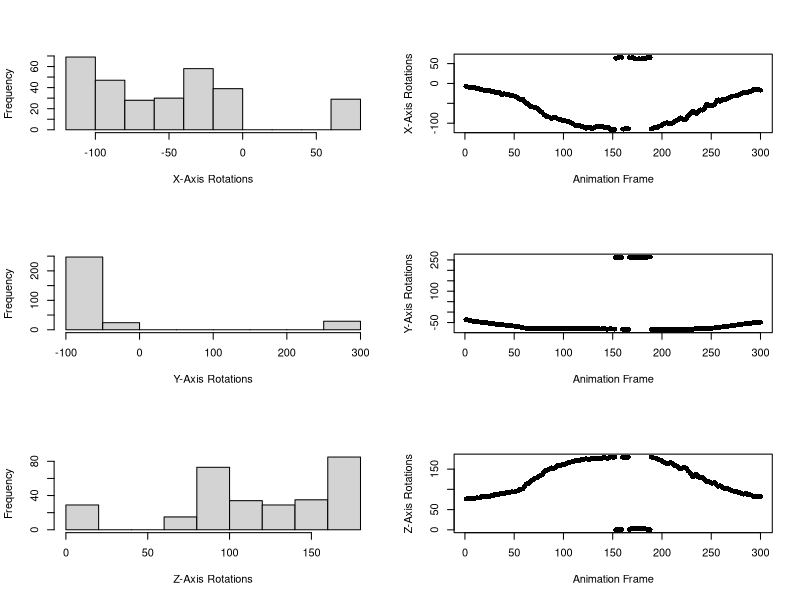
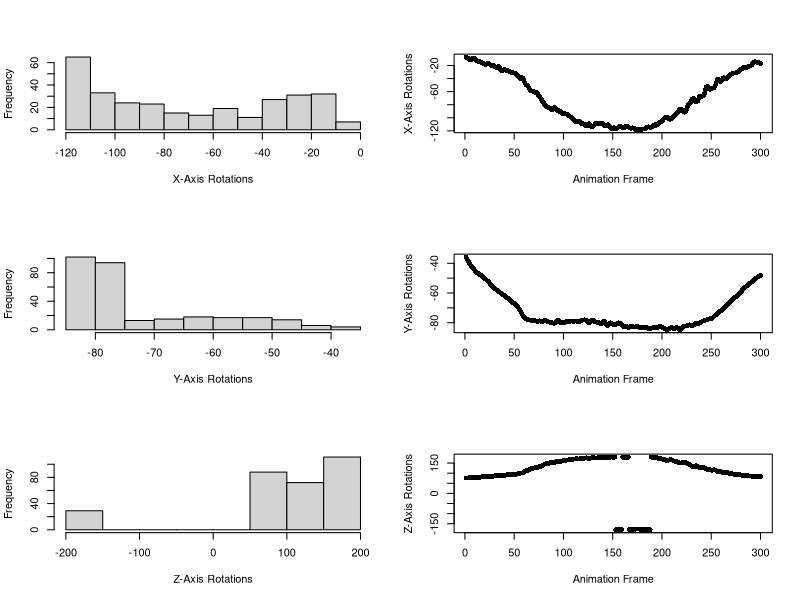
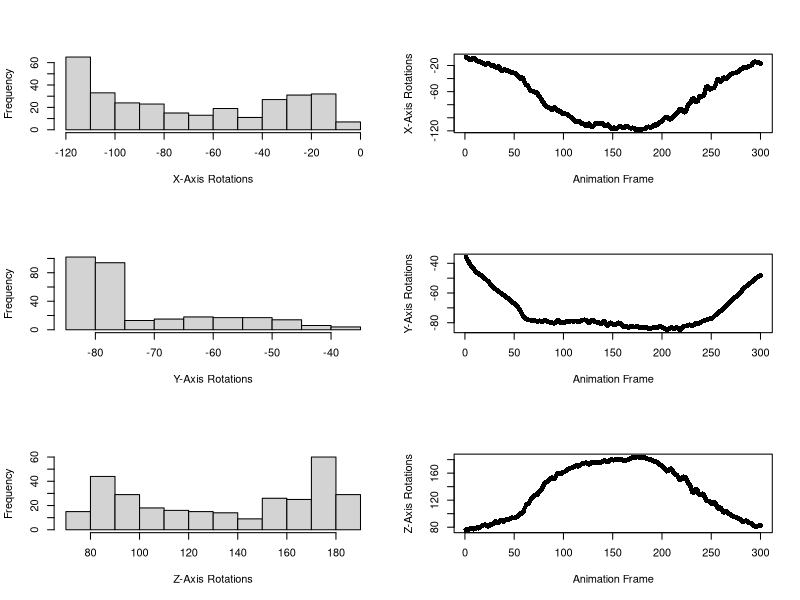

The R source for these figures, in order:
### TOP ###
# Author: Mark A. Wright
# Please cite this Github repository if used for academic works
# Open to suggestions/improvements!



#### Step 1: Understand the Problem with Sample Data ####
# Read 'Sample_Maya_TR_export.csv' into R
setwd("") # Don't forget to set the directory to wherever you've downloaded the file
TRdata <- read.csv("Sample_Maya_TR_export.csv")

# In this example dataset of 300 animation frames, the 'jAx" function in the Maya XROMM Shelf changes the "XYZ" order of rotations when rotations about the z-axis (.rz) exceed 180 degrees
par(mfrow = c(3, 2))
labels <- c("X-Axis Rotations", "Y-Axis Rotations", "Z-Axis Rotations")
for(i in 1:3){
  hist(TRdata[,i+3], main = "", xlab = labels[i])
  plot(TRdata[,i+3] ~ seq(1,nrow(TRdata)), xlab = "Animation Frame", ylab = labels[i], pch = 16)
}
par(mfrow = c(1, 1))

# This error affects 29 frames out of 300 in this example dataset
paste(round(29/300,1), "% Error", sep = "")

# One way to correct this error is to convert XYZ Euler notation into quaternions, which is independent of axis order, and then convert back into XYZ Euler notation in a specified order. There are other ways to solve this error. Skip ahead to Step 2 for implementation.





#### Custom Functions ####
# The below functions have no dependencies (i.e. use only base R)
deg2rad <- function(deg) {(deg * pi) / (180)} # convert degrees into radians (Euler)
rad2deg <- function(rad) {(rad * 180) / (pi)} # convert radians into degrees (Euler)

eul2qua <- function(x, y, z){ # Convert Euler XYZ notation (radians) into quaternions
  # qw <- cos(x/2) * cos(y/2) * cos(z/2) + sin(x/2) * sin(y/2) * sin(z/2)
  # qx <- cos(x/2) * cos(y/2) * sin(z/2) - sin(x/2) * sin(y/2) * cos(z/2)
  # qy <- cos(x/2) * sin(y/2) * cos(z/2) + sin(x/2) * cos(y/2) * sin(z/2)
  # qz <- sin(x/2) * cos(y/2) * cos(z/2) - cos(x/2) * sin(y/2) * sin(z/2)
  qw <- cos(x/2) * cos(y/2) * cos(z/2) + sin(x/2) * sin(y/2) * sin(z/2)
  qx <- cos(x/2) * cos(y/2) * sin(z/2) - sin(x/2) * sin(y/2) * cos(z/2)
  qy <- cos(x/2) * sin(y/2) * cos(z/2) + sin(x/2) * cos(y/2) * sin(z/2)
  qz <- sin(x/2) * cos(y/2) * cos(z/2) - cos(x/2) * sin(y/2) * sin(z/2)
  output <- c(qw, qx, qy, qz)
  return(output)
}

qua2eul <- function(qw, qx, qy, qz){ # Convert quaternions into Euler XYZ notation (radians)
  t1 <- 2 * (qw * qz + qx * qy)
  t2 <- 1 - 2 * (qy * qy + qz * qz)
  x <- atan2(t1, t2)
  
  t3 <- 2 * (qw * qy - qz * qx)
  if(t3 > 1){
    t3 <- t3 + 1
  } else if(t3 < -1){
    t3 <- t3 - 1
  }
  y <- asin(t3)
  
  t4 <- 2 * (qw * qx + qy * qz)
  t5 <- 1 - 2 * (qx * qx + qy * qy)
  z <- atan2(t4, t5)
  
  output <- c(x, y, z)
  return(output)
}

# Put it all into one function for seamless integration with exported Maya Translation/Rotation (TR) files
MayaAngleCorrections <- function(TRfile.csv){
  rdata <- TRfile.csv
  
  # Convert Euler degree rotations into radians
  temp <- cbind(deg2rad(rdata$JointAxes_data.rx), deg2rad(rdata$JointAxes_data.ry), deg2rad(rdata$JointAxes_data.rz), rep(NA, nrow(rdata)), rep(NA, nrow(rdata)), rep(NA, nrow(rdata)), rep(NA, nrow(rdata)), rep(NA, nrow(rdata)), rep(NA, nrow(rdata)), rep(NA, nrow(rdata)))
  colnames(temp) <- c("rad.x", "rad.y", "rad.z", "q1", "q2", "q3", "q4", "rad.fix.x", "rad.fix.y", "rad.fix.z")
  
  # Convert radians into quaternions
  for(i in 1:nrow(temp)){
    temp[i,4:7] <- eul2qua(temp[i,1], temp[i,2], temp[i,3])
  }
  
  # Convert quaternions back into radians
  for(i in 1:nrow(temp)){
    temp[i,8:10] <- qua2eul(temp[i,4], temp[i,5], temp[i,6], temp[i,7])
  }
  
  # Convert radians back to Euler degrees
  rdata$JointAxes_data.rx <- rad2deg(temp[,8])
  rdata$JointAxes_data.ry <- rad2deg(temp[,9])
  rdata$JointAxes_data.rz <- rad2deg(temp[,10])
  
  remove(temp)
  return(rdata)
}

MakePosesContinuous <- function(TRfile.csv, start.row = NULL){
  rdata <- TRfile.csv
  temp <- rdata[,4:6]
  temp$Dist000 <- abs(rdata[,4]) * abs(rdata[,5]) * abs(rdata[,6])

  # If start.row is NULL, find the row with the closest rx,ry,rz to 0,0,0
  start <- NULL
  if(is.null(start.row)){
    start <- which(temp$Dist000 == min(temp$Dist000))
  } else {
    start <- start.row
  }

  # Moving in both directions from the starting row, "fix" values that are not continuous with the previous point (i.e. greater than 90 difference)
  # Do this for rx
  for(i in (start+1):nrow(temp)){
    if(abs(temp[i,1] - temp[i-1,1]) > 90){
      if(temp[i,1] < 0){
        temp[i,1] <- temp[i,1] + 360 # if negative, add 360
      } else {
        temp[i,1] <- temp[i,1] - 360 # if positive, subtract 360
      }
    }
  }
  for(i in (start-1):1){
    if(abs(temp[i,1] - temp[i+1,1]) > 90){
      if(temp[i,1] < 0){
        temp[i,1] <- temp[i,1] + 360
      } else {
        temp[i,1] <- temp[i,1] - 360
      }
    }
  }
  # Do this for ry
  for(i in (start+1):nrow(temp)){
    if(abs(temp[i,2] - temp[i-1,2]) > 90){
      if(temp[i,2] < 0){
        temp[i,2] <- temp[i,2] + 360
      } else {
        temp[i,2] <- temp[i,2] - 360
      }
    }
  }
  for(i in (start-1):1){
    if(abs(temp[i,2] - temp[i+1,2]) > 90){
      if(temp[i,2] < 0){
        temp[i,2] <- temp[i,2] + 360
      } else {
        temp[i,2] <- temp[i,2] - 360
      }
    }
  }
  # Do this for rz
  for(i in (start+1):nrow(temp)){
    if(abs(temp[i,3] - temp[i-1,3]) > 90){
      if(temp[i,3] < 0){
        temp[i,3] <- temp[i,3] + 360
      } else {
        temp[i,3] <- temp[i,3] - 360
      }
    }
  }
  for(i in (start-1):1){
    if(abs(temp[i,3] - temp[i+1,3]) > 90){
      if(temp[i,3] < 0){
        temp[i,3] <- temp[i,3] + 360
      } else {
        temp[i,3] <- temp[i,3] - 360
      }
    }
  }

  rdata$JointAxes_data.rx <- temp$JointAxes_data.rx
  rdata$JointAxes_data.ry <- temp$JointAxes_data.ry
  rdata$JointAxes_data.rz <- temp$JointAxes_data.rz

  remove(temp)

  return(rdata)
}





#### Step 2: Apply Corrections ####
# If you would like to use this function for your exported Translation/Rotation (TR) files from Maya, simply replace the sample .csv file here with your data file
TRdata <- read.csv("Sample_Maya_TR_export.csv") # NB: This step is repeated from above for clarity; 'TRdata' should already exist in your workspace

# Apply the correction
TRdata_corrected <- MayaAngleCorrections(TRdata)

# Check to confirm it worked
par(mfrow = c(3, 2))
labels <- c("X-Axis Rotations", "Y-Axis Rotations", "Z-Axis Rotations")
for(i in 1:3){
  hist(TRdata_corrected[,i+3], main = "", xlab = labels[i])
  plot(TRdata_corrected[,i+3] ~ seq(1,nrow(TRdata_corrected)), xlab = "Animation Frame", ylab = labels[i], pch = 16)
}
par(mfrow = c(1, 1))



# You can see here that X and Y rotations are fixed and now continuous with the animation frames immediately adjacent on either side
# However, because the pose has exceeded 180 degrees along the Z-axis, the "correct" way to now identify these frames using the same Euler XYZ rotation order lists them as negative values close to -180 (i.e. the "shortest" distance is to rotate negatively in the z direction)
# Depending on your dataset, it may be preferable to keep the values this way, or you may wish to describe them with continuity to the poses immediately adjacent to them (i.e. exceed +180 instead of flipping around the unit circle to be recorded as ~ -180)
# There is another function you can apply to achieve this goal

TRdata_corrected_continuous <- MakePosesContinuous(TRdata_corrected, start.row = 100)
# The 'start.row' parameter should be one frame of your dataset that has the "correct" or desired values for each X, Y, and Z
# If left blank, the function will make a guess, but it is better to put in a known value
# This function will not work as intended if any adjacent poses/frames contain greater than 90 degrees of rotation between them; it assumes that the recorded XRay data is of higher resolution than that as a threshold

# Check to confirmed it worked
par(mfrow = c(3, 2))
labels <- c("X-Axis Rotations", "Y-Axis Rotations", "Z-Axis Rotations")
for(i in 1:3){
  hist(TRdata_corrected_continuous[,i+3], main = "", xlab = labels[i])
  plot(TRdata_corrected_continuous[,i+3] ~ seq(1,nrow(TRdata_corrected_continuous)), xlab = "Animation Frame", ylab = labels[i], pch = 16)
}
par(mfrow = c(1, 1))



# The final step is to write your desired data corrections into a .csv file
# Both options below were left commented by default to ensure this step is performed intentionally

# Write the correct file(s):
# write.csv(TRdata_corrected, "TRdata_corrected.csv", row.names = FALSE)
# write.csv(TRdata_corrected_continuous, "TRdata_corrected_continuous.csv", row.names = FALSE)




#
